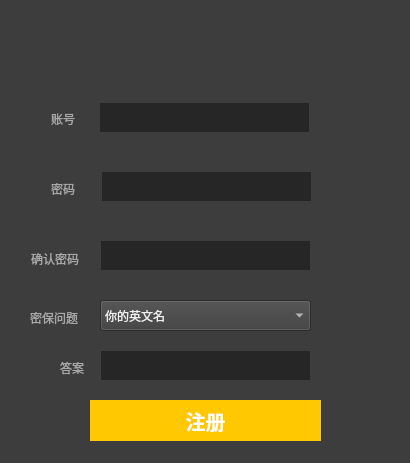
<?xml version="1.0" encoding="UTF-8"?>
<ui version="4.0">
 <class>Form</class>
 <widget class="QWidget" name="Form">
  <property name="geometry">
   <rect>
    <x>0</x>
    <y>0</y>
    <width>410</width>
    <height>463</height>
   </rect>
  </property>
  <property name="minimumSize">
   <size>
    <width>410</width>
    <height>463</height>
   </size>
  </property>
  <property name="maximumSize">
   <size>
    <width>410</width>
    <height>463</height>
   </size>
  </property>
  <property name="windowTitle">
   <string>注册</string>
  </property>
  <property name="styleSheet">
   <string notr="true">background-color: rgb(61, 61, 61);</string>
  </property>
  <widget class="QPushButton" name="registerButton">
   <property name="geometry">
    <rect>
     <x>90</x>
     <y>400</y>
     <width>231</width>
     <height>41</height>
    </rect>
   </property>
   <property name="font">
    <font>
     <pointsize>15</pointsize>
     <weight>75</weight>
     <bold>true</bold>
    </font>
   </property>
   <property name="styleSheet">
    <string notr="true">*{
	color: rgb(255, 255, 255);
	border: rgb(65, 173, 255);
	background-color: rgb(255, 200, 1);
}</string>
   </property>
   <property name="text">
    <string>注册</string>
   </property>
  </widget>
  <widget class="QLineEdit" name="password">
   <property name="geometry">
    <rect>
     <x>101</x>
     <y>171</y>
     <width>211</width>
     <height>31</height>
    </rect>
   </property>
   <property name="styleSheet">
    <string notr="true">border:1px solid;
border-color: rgb(61, 61, 61);
background-color: rgb(38, 38, 38);
color: rgb(240, 240, 240)</string>
   </property>
  </widget>
  <widget class="QLineEdit" name="passwordAgain">
   <property name="geometry">
    <rect>
     <x>100</x>
     <y>240</y>
     <width>211</width>
     <height>31</height>
    </rect>
   </property>
   <property name="styleSheet">
    <string notr="true">border:1px solid;
border-color: rgb(61, 61, 61);
background-color: rgb(38, 38, 38);
color: rgb(240, 240, 240)</string>
   </property>
  </widget>
  <widget class="QLabel" name="label_4">
   <property name="geometry">
    <rect>
     <x>91</x>
     <y>11</y>
     <width>221</width>
     <height>71</height>
    </rect>
   </property>
   <property name="styleSheet">
    <string notr="true">
image: url(:/new/prefix1/source/picture/背景灰.png)</string>
   </property>
   <property name="text">
    <string/>
   </property>
  </widget>
  <widget class="QLineEdit" name="account">
   <property name="geometry">
    <rect>
     <x>99</x>
     <y>102</y>
     <width>211</width>
     <height>31</height>
    </rect>
   </property>
   <property name="styleSheet">
    <string notr="true">border:1px solid;
border-color: rgb(61, 61, 61);
background-color: rgb(38, 38, 38);
color: rgb(240, 240, 240)</string>
   </property>
  </widget>
  <widget class="QLabel" name="label_2">
   <property name="geometry">
    <rect>
     <x>31</x>
     <y>251</y>
     <width>60</width>
     <height>16</height>
    </rect>
   </property>
   <property name="styleSheet">
    <string notr="true">color: rgb(168, 168, 168);</string>
   </property>
   <property name="text">
    <string>确认密码</string>
   </property>
  </widget>
  <widget class="QLabel" name="label_3">
   <property name="geometry">
    <rect>
     <x>51</x>
     <y>181</y>
     <width>30</width>
     <height>16</height>
    </rect>
   </property>
   <property name="styleSheet">
    <string notr="true">color: rgb(168, 168, 168);</string>
   </property>
   <property name="text">
    <string>密码</string>
   </property>
  </widget>
  <widget class="QLabel" name="label">
   <property name="geometry">
    <rect>
     <x>51</x>
     <y>111</y>
     <width>30</width>
     <height>16</height>
    </rect>
   </property>
   <property name="styleSheet">
    <string notr="true">color: rgb(168, 168, 168);</string>
   </property>
   <property name="text">
    <string>账号</string>
   </property>
  </widget>
  <widget class="QLabel" name="nameifo">
   <property name="geometry">
    <rect>
     <x>101</x>
     <y>141</y>
     <width>201</width>
     <height>21</height>
    </rect>
   </property>
   <property name="styleSheet">
    <string notr="true">color: rgb(255, 200, 1);</string>
   </property>
   <property name="text">
    <string/>
   </property>
  </widget>
  <widget class="QLabel" name="passwordinfo">
   <property name="geometry">
    <rect>
     <x>101</x>
     <y>211</y>
     <width>201</width>
     <height>21</height>
    </rect>
   </property>
   <property name="styleSheet">
    <string notr="true">color: rgb(255, 200, 1);</string>
   </property>
   <property name="text">
    <string/>
   </property>
  </widget>
  <widget class="QLabel" name="passwordAinfo">
   <property name="geometry">
    <rect>
     <x>101</x>
     <y>271</y>
     <width>201</width>
     <height>21</height>
    </rect>
   </property>
   <property name="styleSheet">
    <string notr="true">color: rgb(255, 200, 1);</string>
   </property>
   <property name="text">
    <string/>
   </property>
  </widget>
  <widget class="QComboBox" name="comboBox">
   <property name="geometry">
    <rect>
     <x>100</x>
     <y>300</y>
     <width>211</width>
     <height>31</height>
    </rect>
   </property>
   <property name="styleSheet">
    <string notr="true">color: rgb(240, 240, 240);</string>
   </property>
   <item>
    <property name="text">
     <string>你的英文名</string>
    </property>
   </item>
   <item>
    <property name="text">
     <string>你的生日</string>
    </property>
   </item>
  </widget>
  <widget class="QLabel" name="label_5">
   <property name="geometry">
    <rect>
     <x>30</x>
     <y>310</y>
     <width>60</width>
     <height>16</height>
    </rect>
   </property>
   <property name="styleSheet">
    <string notr="true">color: rgb(168, 168, 168);</string>
   </property>
   <property name="text">
    <string>密保问题</string>
   </property>
  </widget>
  <widget class="QLabel" name="label_6">
   <property name="geometry">
    <rect>
     <x>60</x>
     <y>360</y>
     <width>31</width>
     <height>16</height>
    </rect>
   </property>
   <property name="styleSheet">
    <string notr="true">color: rgb(168, 168, 168);</string>
   </property>
   <property name="text">
    <string>答案</string>
   </property>
  </widget>
  <widget class="QLineEdit" name="passwordAgain_2">
   <property name="geometry">
    <rect>
     <x>100</x>
     <y>350</y>
     <width>211</width>
     <height>31</height>
    </rect>
   </property>
   <property name="styleSheet">
    <string notr="true">border:1px solid;
border-color: rgb(61, 61, 61);
background-color: rgb(38, 38, 38);
color: rgb(240, 240, 240)</string>
   </property>
  </widget>
 </widget>
 <resources>
  <include location="../source.qrc"/>
 </resources>
 <connections/>
</ui>
